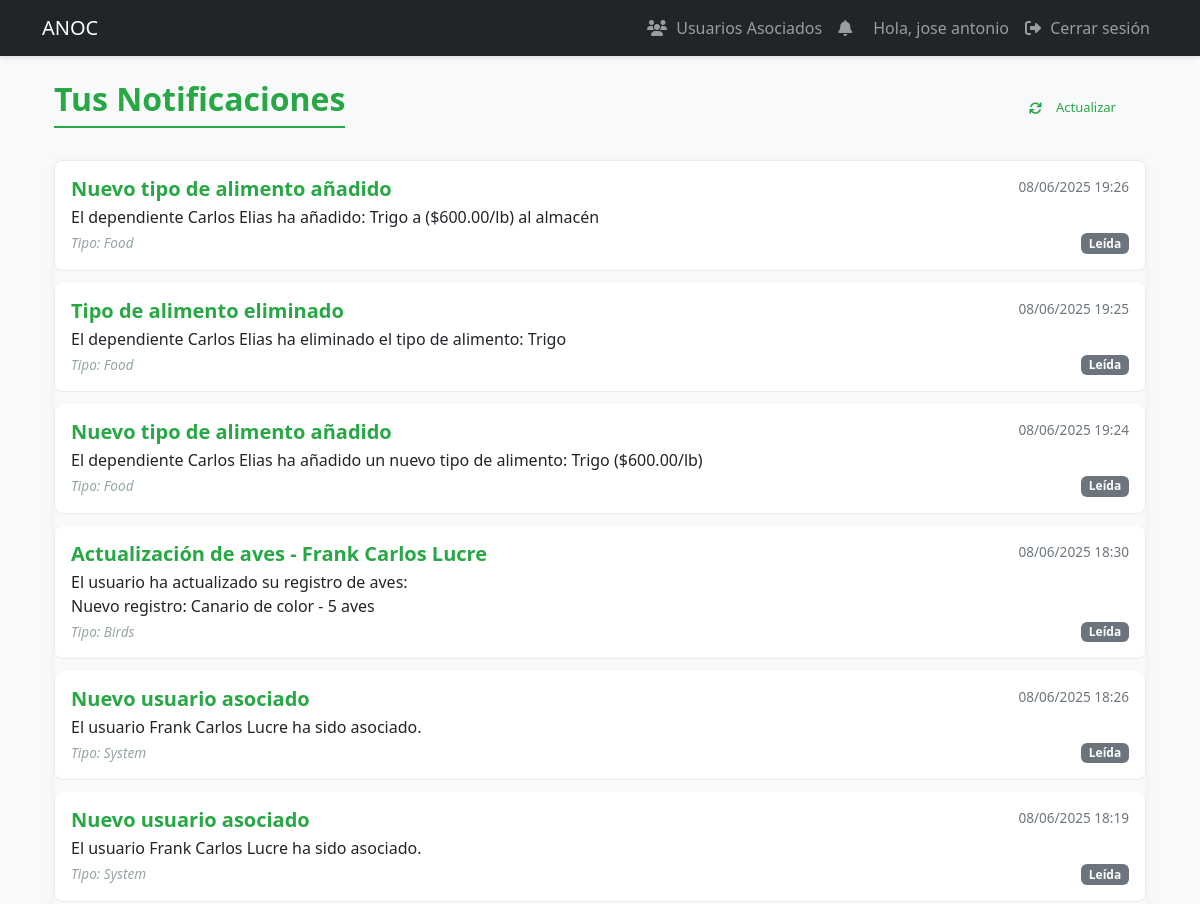
The app's page /notifications (signed in, upper part), older data.
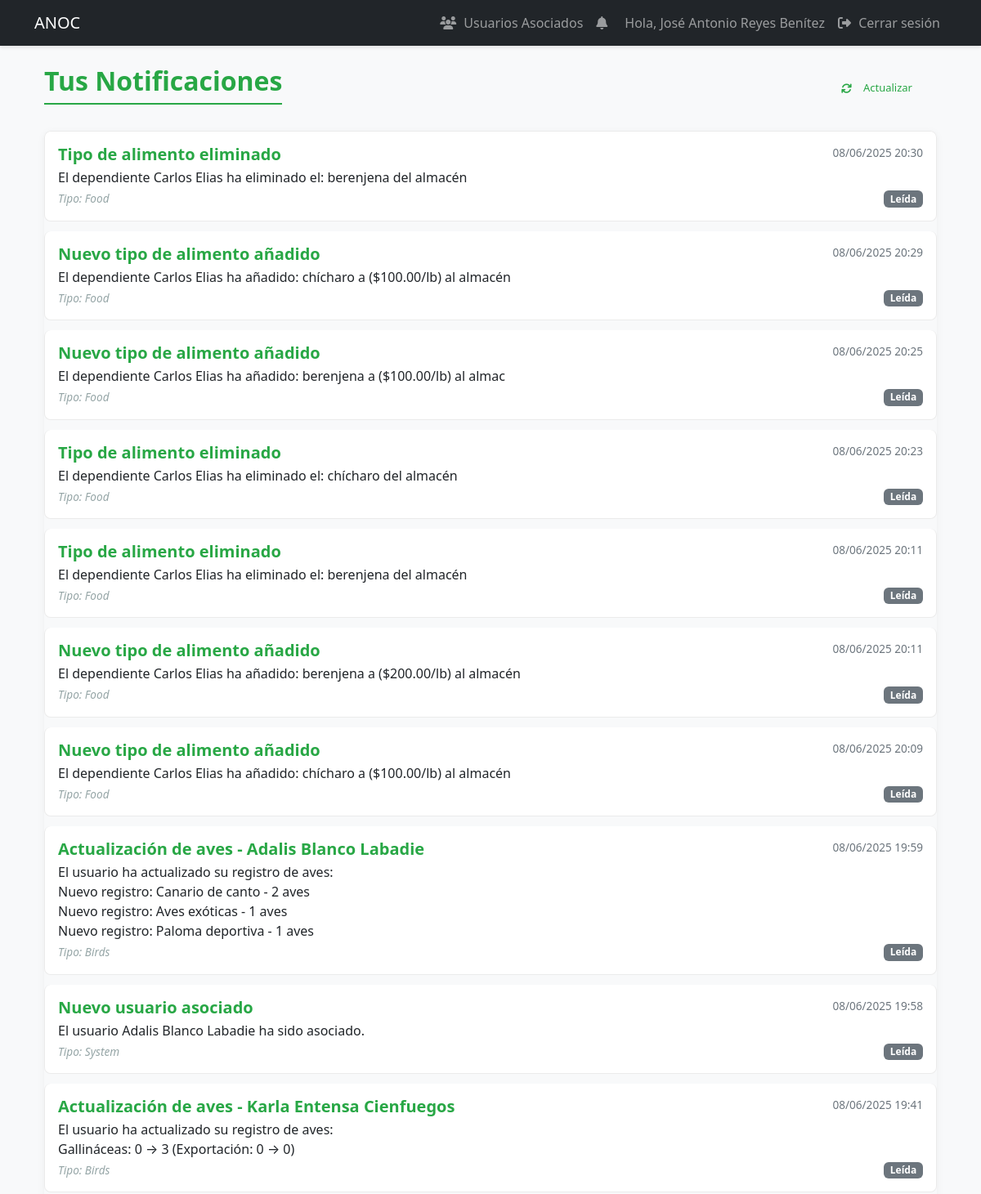
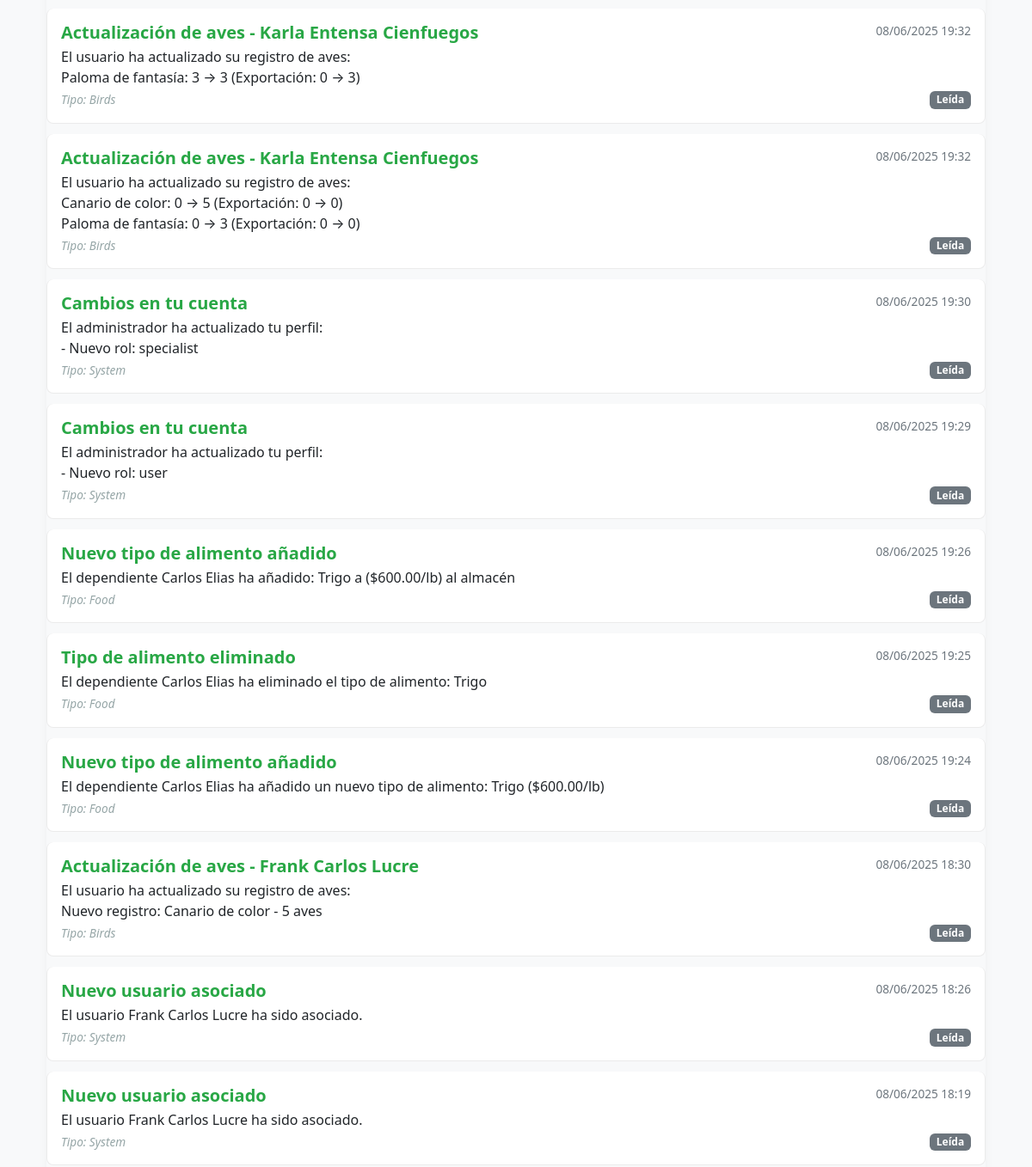
The same page, newer data (2 pictures, top to bottom).
### models.py (models this page shows, shortened)
class User(UserMixin, db.Model):
    id = db.Column(db.Integer, primary_key=True)
    username = db.Column(db.String(80), unique=True, nullable=False, index=True)
    email = db.Column(db.String(120), unique=True, nullable=False, index=True)
    password_hash = db.Column(db.String(128))
    role = db.Column(db.String(20), default='user')  # 'admin', 'specialist', 'dependiente', 'user'
    is_associated = db.Column(db.Boolean, default=False, nullable=False)
    full_name = db.Column(db.String(100), nullable=False)
    phone = db.Column(db.String(20), nullable=False)
    profile_image = db.Column(db.String(255))  # Ruta de la imagen de perfil
    last_login = db.Column(db.DateTime)  # Fecha del último inicio de sesión
    is_active = db.Column(db.Boolean, default=True)  # Para manejar cuentas activas/inactivas
    address = db.Column(db.String(200))  # Nuevo campo para dirección
    birds = db.relationship('UserBirds', backref='user', lazy=True, cascade='all, delete-orphan')
    awards = db.relationship('Award', backref='user', lazy=True, cascade='all, delete-orphan')
    notifications = db.relationship('Notification', backref='user', lazy=True)

class Notification(db.Model):
    id = db.Column(db.Integer, primary_key=True)
    user_id = db.Column(db.Integer, db.ForeignKey('user.id'), nullable=False)
    title = db.Column(db.String(100), nullable=False)
    message = db.Column(db.Text, nullable=False)
    is_read = db.Column(db.Boolean, default=False)
    created_at = db.Column(db.DateTime, default=datetime.utcnow)
    notification_type = db.Column(db.String(50))  # 'system', 'food', 'birds', 'award'

### app.py (the view)
@app.route('/notifications')
@login_required
def notifications():
    all_notifications = db.session.execute(
        select(Notification)
        .where(Notification.user_id == current_user.id)
        .order_by(Notification.created_at.desc())
    ).scalars().all()
    mark_notifications_as_read(current_user.id)
    return render_template('notifications.html', notifications=all_notifications)

### app.py (called while the page is built)
@login_manager.user_loader
def load_user(user_id):
    return db.session.get(User, int(user_id))

def mark_notifications_as_read(user_id):
    db.session.execute(
        update(Notification)
        .where(Notification.user_id == user_id, Notification.is_read == False)
        .values(is_read=True)
    )
    db.session.commit()

### templates/notifications.html
{% extends "base.html" %}
{% block content %}
    <div class="container mt-4">
        <div class="d-flex justify-content-between align-items-center mb-4">
            <h2>Tus Notificaciones</h2>
            <a href="{{ url_for('notifications') }}" class="btn btn-sm btn-outline-secondary">
                <i class="fas fa-sync"></i> Actualizar
            </a>
        </div>
        {% if notifications %}
            <div class="list-group">
                {% for notification in notifications %}
                    <div class="list-group-item list-group-item-action flex-column align-items-start
                        {% if not notification.is_read %}list-group-item-primary{% endif %}">
                        <div class="d-flex w-100 justify-content-between">
                            <h5 class="mb-1">{{ notification.title }}</h5>
                            <small>{{ notification.created_at.strftime('%d/%m/%Y %H:%M') }}</small>
                        </div>
                        <p class="mb-1">{{ notification.message | replace('\n', '<br>') | safe }}</p>
                        <div class="d-flex justify-content-between align-items-center">
                            <small class="text-muted">
                                Tipo: {{ notification.notification_type | capitalize }}
                            </small>
                            {% if not notification.is_read %}
                                <form method="POST" action="{{ url_for('mark_notification_read', notification_id=notification.id) }}">
                                    <button type="submit" class="btn btn-sm btn-success">
                                        <i class="fas fa-check"></i> Marcar como leída
                                    </button>
                                </form>
                            {% else %}
                                <span class="badge bg-secondary">Leída</span>
                            {% endif %}
                        </div>
                    </div>
                {% endfor %}
            </div>
        {% else %}
            <div class="alert alert-info">
                <i class="fas fa-info-circle"></i> No tienes notificaciones.
            </div>
        {% endif %}
    </div>
{% endblock %}

### templates/base.html (shortened to what this page needs)
<!DOCTYPE html>
<html lang="es">
<head>
    <link href="https://cdn.jsdelivr.net/npm/bootstrap@5.3.0/dist/css/bootstrap.min.css" rel="stylesheet">
    <link href="https://cdnjs.cloudflare.com/ajax/libs/font-awesome/6.4.0/css/all.min.css" rel="stylesheet">
    <link rel="stylesheet" href="{{ url_for('static', filename='css/styles.css') }}">
</head>
<body>
    <nav class="navbar navbar-expand-lg navbar-dark bg-dark">
        <div class="container">
            <a class="navbar-brand" href="{{ url_for('dashboard') }}">ANOC</a>
            <div class="collapse navbar-collapse" id="navbarNav">
                <ul class="navbar-nav">
                    {% if current_user.is_authenticated %}
                        {% if current_user.is_authenticated and current_user.role in ['specialist', 'dependiente'] %}
                            <li class="nav-item">
                                <a class="nav-link" href="{{ url_for('specialist_users') }}">
                                    <i class="fas fa-users"></i> Usuarios Asociados
                                </a>
                            </li>
                        {% endif %}
                        <li class="nav-item">
                            <a class="nav-link" href="{{ url_for('notifications') }}">
                                <i class="fas fa-bell"></i>
                            </a>
                        </li>
                        <li class="nav-item">
                            <span class="nav-link">Hola, {{ current_user.full_name }}</span>
                        </li>
                        <li class="nav-item">
                            <a class="nav-link" href="{{ url_for('logout') }}">
                                <i class="fas fa-sign-out-alt"></i> Cerrar sesión
                            </a>
                        </li>
                    {% else %}
                        <li class="nav-item">
                            <a class="nav-link" href="{{ url_for('login') }}">
                                <i class="fas fa-sign-in-alt"></i> Iniciar sesión
                            </a>
                        </li>
                    {% endif %}
                </ul>
            </div>
        </div>
    </nav>
    <div class="container mt-4">
        {% block content %}{% endblock %}
    </div>
</body>
</html>

Row changes from the older to the newer data that the page shows:
changed User: full_name "jose antonio" → "José Antonio Reyes Benítez"
added Notification: title "Tipo de alimento eliminado", created_at "08/06/2025 20:30", message "El dependiente Carlos Elias ha eliminado el: berenjena del almacén", notification_type "Food", is_read "Leída"
added Notification: title "Nuevo tipo de alimento añadido", created_at "08/06/2025 20:29", message "El dependiente Carlos Elias ha añadido: chícharo a ($100.00/lb) al almacén", notification_type "Food", is_read "Leída"
added Notification: title "Nuevo tipo de alimento añadido", created_at "08/06/2025 20:25", message "El dependiente Carlos Elias ha añadido: berenjena a ($100.00/lb) al almac", notification_type "Food", is_read "Leída"
added Notification: title "Tipo de alimento eliminado", created_at "08/06/2025 20:23", message "El dependiente Carlos Elias ha eliminado el: chícharo del almacén", notification_type "Food", is_read "Leída"
added Notification: title "Tipo de alimento eliminado", created_at "08/06/2025 20:11", message "El dependiente Carlos Elias ha eliminado el: berenjena del almacén", notification_type "Food", is_read "Leída"
added Notification: title "Nuevo tipo de alimento añadido", created_at "08/06/2025 20:11", message "El dependiente Carlos Elias ha añadido: berenjena a ($200.00/lb) al almacén", notification_type "Food", is_read "Leída"
added Notification: title "Nuevo tipo de alimento añadido", created_at "08/06/2025 20:09", message "El dependiente Carlos Elias ha añadido: chícharo a ($100.00/lb) al almacén", notification_type "Food", is_read "Leída"
added Notification: title "Actualización de aves - Adalis Blanco Labadie", created_at "08/06/2025 19:59", message "El usuario ha actualizado su registro de aves: Nuevo registro: Canario de canto - 2 aves Nuevo registro: Aves exóticas - 1 aves Nuevo registro: Paloma deportiva - 1 aves", notification_type "Birds", is_read "Leída"
added Notification: title "Nuevo usuario asociado", created_at "08/06/2025 19:58", message "El usuario Adalis Blanco Labadie ha sido asociado.", notification_type "System", is_read "Leída"
added Notification: title "Actualización de aves - Karla Entensa Cienfuegos", created_at "08/06/2025 19:41", message "El usuario ha actualizado su registro de aves: Gallináceas: 0 → 3 (Exportación: 0 → 0)", notification_type "Birds", is_read "Leída"
added Notification: title "Actualización de aves - Karla Entensa Cienfuegos", created_at "08/06/2025 19:32", message "El usuario ha actualizado su registro de aves: Paloma de fantasía: 3 → 3 (Exportación: 0 → 3)", notification_type "Birds", is_read "Leída"
added Notification: title "Actualización de aves - Karla Entensa Cienfuegos", created_at "08/06/2025 19:32", message "El usuario ha actualizado su registro de aves: Canario de color: 0 → 5 (Exportación: 0 → 0) Paloma de fantasía: 0 → 3 (Exportación: 0 → 0)", notification_type "Birds", is_read "Leída"
added Notification: title "Cambios en tu cuenta", created_at "08/06/2025 19:30", message "El administrador ha actualizado tu perfil: - Nuevo rol: specialist", notification_type "System", is_read "Leída"
added Notification: title "Cambios en tu cuenta", created_at "08/06/2025 19:29", message "El administrador ha actualizado tu perfil: - Nuevo rol: user", notification_type "System", is_read "Leída"
